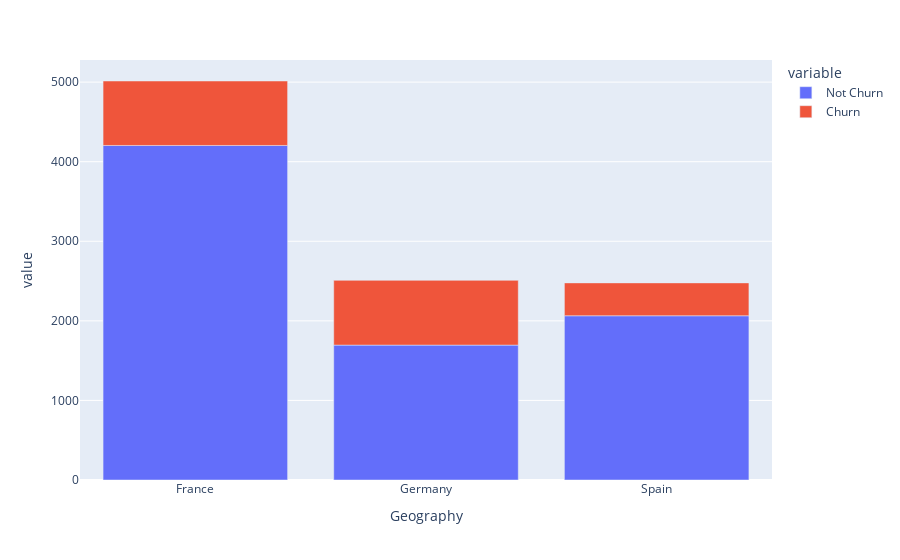

Notebook code cell kept with this figure:
### Code cell
plot_bar('Geography')

### Figure 1 — Plotly figure (JSON) as saved in the notebook; plotly's stock layout.template omitted (floating-point values rounded to 4 significant figures)
{"data": [{"alignmentgroup": "True", "hovertemplate": "variable=Not Churn<br>Geography=%{x}<br>value=%{y}<extra></extra>", "legendgroup": "Not Churn", "marker": {"color": "#636efa", "pattern": {"shape": ""}}, "name": "Not Churn", "offsetgroup": "Not Churn", "orientation": "v", "showlegend": true, "textposition": "auto", "type": "bar", "x": ["France", "Germany", "Spain"], "xaxis": "x", "y": [4204, 1695, 2064], "yaxis": "y"}, {"alignmentgroup": "True", "hovertemplate": "variable=Churn<br>Geography=%{x}<br>value=%{y}<extra></extra>", "legendgroup": "Churn", "marker": {"color": "#EF553B", "pattern": {"shape": ""}}, "name": "Churn", "offsetgroup": "Churn", "orientation": "v", "showlegend": true, "textposition": "auto", "type": "bar", "x": ["France", "Germany", "Spain"], "xaxis": "x", "y": [810, 814, 413], "yaxis": "y"}], "layout": {"barmode": "relative", "legend": {"title": {"text": "variable"}, "tracegroupgap": 0}, "margin": {"t": 60}, "xaxis": {"anchor": "y", "domain": [0, 1], "title": {"text": "Geography"}}, "yaxis": {"anchor": "x", "domain": [0, 1], "title": {"text": "value"}}}}
